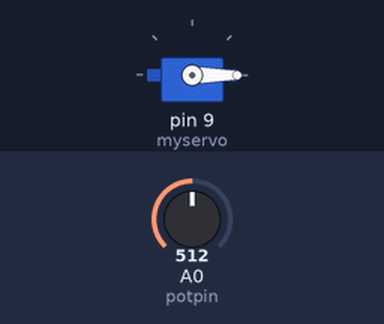
A sketch run on a simulated Arduino Uno, built with avr-gcc and run on an emulated ATmega328P. Parts: servo. The inputs (shaded band) are chosen by the test bench; at power-on: A0 (potpin) = 512.

Above: at 0.05 s.
At 3.0 s:
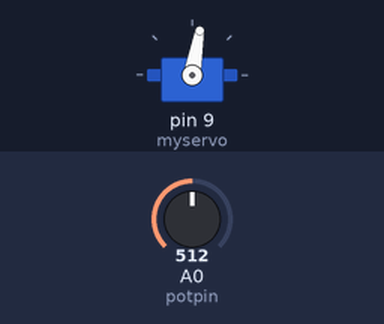
At 6.0 s:
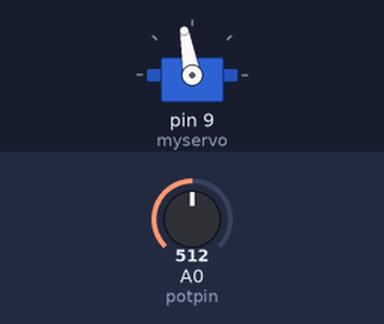
Timing chart, 0 to 10.4 s (numbered marks = the images above):
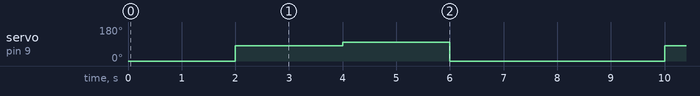

Measured:
- by itself, servo on pin 9 (myservo): repeats every 8.0 s: 100° 2.0 s, 0° 4.0 s, 80° 2.0 s

The sketch:

servo-knob-sequence.ino
```cpp
/*
 Controlling a servo position using a potentiometer (variable resistor)
 by Michal Rinott <http://people.interaction-ivrea.it/m.rinott>

 modified on 8 Nov 2013
 by Scott Fitzgerald
 http://www.arduino.cc/en/Tutorial/Knob
*/

#include <Servo.h>

Servo myservo;  // create servo object to control a servo

int potpin = A0;  // analog pin used to connect the potentiometer
int val;    // variable to read the value from the analog pin

void setup() {
  myservo.attach(9);  // attaches the servo on pin 9 to the servo object
}

void loop() {
  val = analogRead(potpin);            // reads the value of the potentiometer (value between 0 and 1023)
  val = map(val, 0, 1023, 0, 180);     // scale it to use it with the servo (value between 0 and 180)
  myservo.write(0);                  // sets the servo position according to the scaled value
  delay(2000);                           // waits for the servo to get there
  myservo.write(80);                  // sets the servo position according to the scaled value
  delay(2000);                           // waits for the servo to get there
myservo.write(100);                  // sets the servo position according to the scaled value
  delay(2000);                           // waits for the servo to get there
myservo.write(0);                  // sets the servo position according to the scaled value
  delay(2000);                           // waits for the servo to get there
}
```
